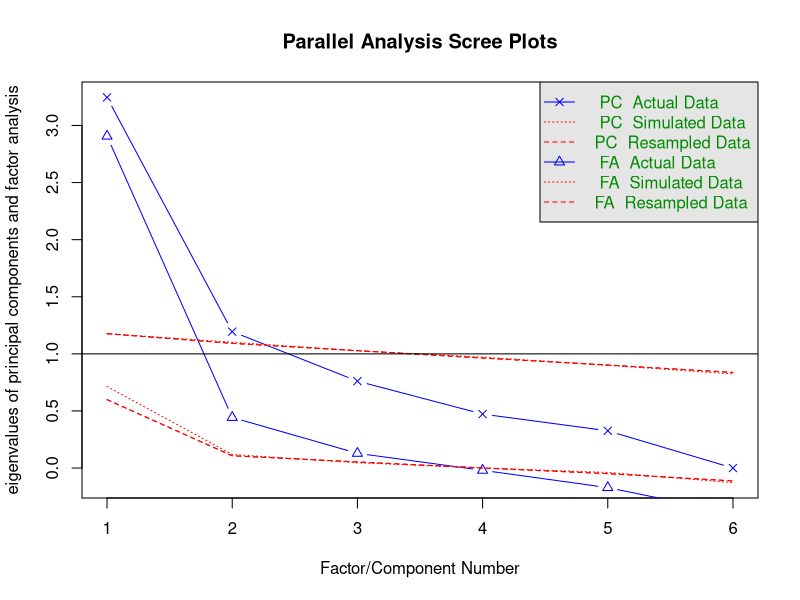
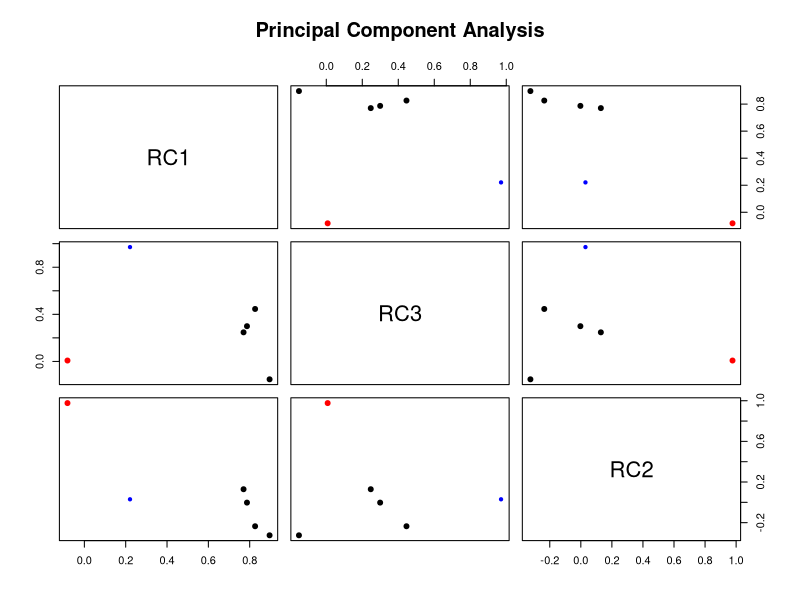

The R script that drew these images, in order:
# Import data
dataset <- read.csv("Vertebral Column Data.csv")
library(psych)
# Remove Class column
filter.data <- dataset[,-7]

# Checking Missing values
sum(is.na(filter.data))

# Determine number of components
n.comp <- fa.parallel(filter.data)$nfact
# Multidimensional Scaling
scaled.data <- cmdscale(dist(filter.data))
head(scaled.data)
# Graph
pc <- principal(filter.data, nfactors = n.comp, scores = TRUE)
factor.plot(pc)
